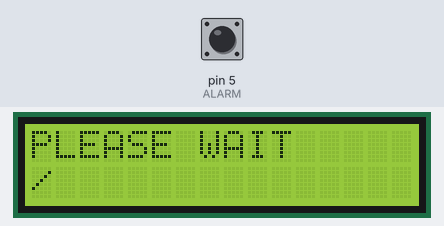
This sketch was run on a simulated Arduino Uno, built with avr-gcc and run on an emulated ATmega328P. Shown: 16×2 character LCD. The test bench sets the inputs (shaded band); at power-on: pin 5 (ALARM) HIGH. What the sketch prints to the serial monitor is not drawn.

Above: at 0.1 s.
At 2.1 s:
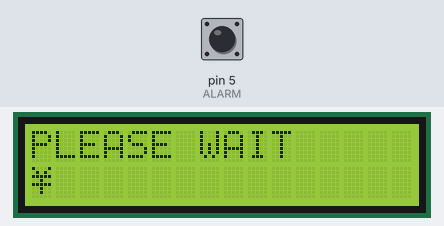
At 5.1 s:
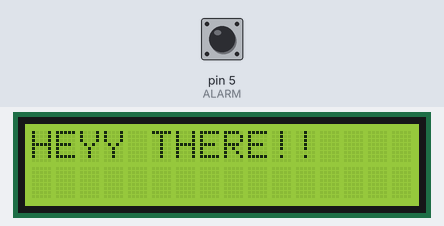
At 8.1 s:
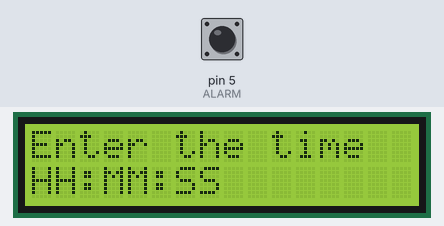
At 18.1 s:
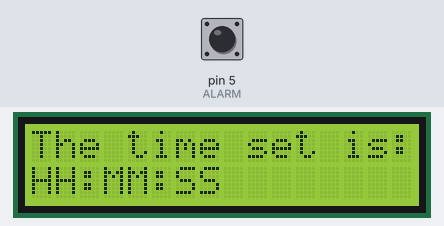
At 21.1 s:
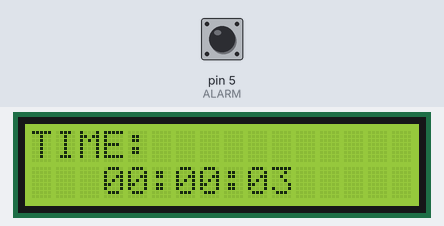

The sketch:

Alarm_Clock.ino
```cpp
#include <LiquidCrystal.h>                          // includes the LiquidCrystal Library DOCUMENTATION can be found here -> https://www.arduino.cc/reference/en/libraries/liquidcrystal/
// #include <DHT.h>


/*================================
    LCD, BUZZER AND BUTTON INPUTS
  ================================*/
#define rs 7
#define en 8
#define d4 9
#define d5 10
#define d6 12
#define d7 13
LiquidCrystal lcd(rs, en, d4, d5, d6, d7);           // Creates an LCD object. Parameters: (rs, enable, d4, d5, d6, d7)
#define ALARM 5
#define BUZZPIN 6


/*==================================
    DEFINE VARIABLES
  ===================================*/
int secs = 0;
int mins = 0;
int hour = 0;
String time;
String time_alarm;
int hour_alarm = 12;
int mins_alarm = 0;


/*==================================
    SETUP FUNCTION (run once)
  ===================================*/
void setup() {
  Serial.begin(9600);
  // put your setup code here, to run once:
  lcd.begin(16, 2);                         // Initializes the interface to the LCD screen, and specifies the dimensions (width and height) of the display }
  pinMode(BUZZPIN, OUTPUT);
  digitalWrite(BUZZPIN, LOW);
  pinMode(ALARM, INPUT_PULLUP);
  starter();
}


/*==================================
    LOOP FUNCTION (runs continuously)
  ===================================*/
void loop() {
  // put your main code here, to run repeatedly:
  clock();
  if(digitalRead(ALARM)==LOW)
  {
    Serial.println("SETTING ALARM ...");
    alarmset();
  }
  check();
}


/*==================================
    WELCOME SCREEN AND READ CURRENT TIME
  ===================================*/
void starter()
{
  for (int i = 0; i < 5; i++)
  {
    lcd.setCursor(0, 0);                    // Sets the location at which subsequent text written to the LCD will be displayed
    lcd.print("PLEASE WAIT");               // Prints "PLEASE WAIT" on the LCD
    if (i % 3 == 0)
    {
      lcd.setCursor(0, 1);
      lcd.print("/");
      delay(1000);
    }
    else if (i % 3 == 1)
    {
      lcd.setCursor(0, 1);
      lcd.print("-");
      delay(1000);
    }
    else
    {
      lcd.setCursor(0, 1);
      lcd.print("\\");
      delay(1000);
    }
    lcd.clear();                            // Clears the display
  }
  lcd.print("HEYY THERE!!");
  delay(3000);
  lcd.clear();
  lcd.setCursor(0, 0);

  lcd.print("Enter the time");
  lcd.setCursor(0, 1);
  lcd.print("HH:MM:SS");
  Serial.println("Enter the time in this format HH:MM:SS: ");
  delay(10000);

  if (Serial.available() > 0) {
    // read the incoming string:
    time = Serial.readString();
    Serial.println(time);
  }

  // split the time read into hours, minutes and seconds
  hour = time.substring(0,2).toInt();
  mins = time.substring(3,5).toInt();
  secs = time.substring(6,8).toInt();

  lcd.setCursor(0, 0);
  lcd.print("The time set is:");
  lcd.setCursor(0, 1);
  lcd.print(time);
  delay(3000);
  lcd.clear();
  secs = secs + 3;
}


/*==================================
    INCREMENTS TIME BY 1 SECOND   07:53:09
  ===================================*/
void clock()
{
  updatetime();
  lcd.setCursor(0,0);
  lcd.print("TIME:");
  lcd.setCursor(3, 1);
  if (hour < 10){
    lcd.print("0");
  }
  lcd.println(hour);
  lcd.setCursor(5, 1);
  lcd.print(":");
  if (mins < 10){
    lcd.print("0");
  }
  lcd.print(mins);
  lcd.setCursor(8, 1);
  lcd.print(":");
  if (secs < 10){
    lcd.print("0");
  }
  lcd.print(secs);
  secs = secs + 1;
  delay(1000);
  lcd.clear();
}


/*==================================
    SETS ALARM
  ===================================*/
void alarmset()
{
  lcd.print("Setting Alarm");
  delay(1000);
  lcd.clear();
  lcd.print("Set the alarm");
  lcd.setCursor(0, 1);
  lcd.print("HH:MM");
  Serial.println("Enter the time in this format HH:MM : ");
  delay(10000);

  if (Serial.available() > 0) {
    // read the incoming string:
    time_alarm = Serial.readString();
    Serial.println(time_alarm);
  }
  // split the time read into hours and minutes
  hour_alarm = time_alarm.substring(0,2).toInt();
  mins_alarm = time_alarm.substring(3,5).toInt();

  lcd.setCursor(0, 0);
  lcd.print("The time set is:");
  lcd.setCursor(0, 1);
  lcd.print(time_alarm);
  delay(3000);
  lcd.clear();

  secs=secs+14;
}


/*==================================
    INCREMENTS MINUTE (when second > 60)
    INCREMENTS HOUR (when minute > 60)
  ===================================*/
void updatetime()
{
  if (secs >= 60)
  {
    mins = mins + 1;
    secs = secs - 60;;
  }
  if (mins >= 60)
  {
    hour = hour + 1;
    mins = mins - 60;
  }
  if (hour >= 24)
  {
    hour = hour - 24;
    mins = 0;
    secs = 0;
  }
}


/*==================================
    COMPARE CURRENT TIME AND ALARM SET
  ===================================*/
void check()
{
  if(hour_alarm==hour && mins_alarm==mins)
  {
    lcd.clear();
    lcd.print("ALARM!!!");
    tone(BUZZPIN,1915);           // Read more here -> https://www.arduino.cc/reference/en/language/functions/advanced-io/tone/
    delay(1000);                  // Wait for 1000 millisecond(s)
    tone(BUZZPIN,1700);
    delay(1000);                  // Wait for 1000 millisecond(s)
    tone(BUZZPIN,1519);
    delay(1000);
    tone(BUZZPIN,1432);
    delay(1000);
    tone(BUZZPIN,1275);
    delay(1000);
    tone(BUZZPIN,1136);
    delay(1000);
    tone(BUZZPIN,1014);
    delay(1000);
    tone(BUZZPIN,0);
    delay(1000);
    secs=secs+8;
  }
  else
  {
    noTone(BUZZPIN);
  }
}
```

Measured:
- what the display in image 1 shows lasts 1.0 s, from 2.1 s to 3.1 s
- what the display in image 2 shows lasts 3.0 s, from 5.1 s to 8.1 s
- what the display in image 3 shows lasts 10.0 s, from 8.1 s to 18.1 s
